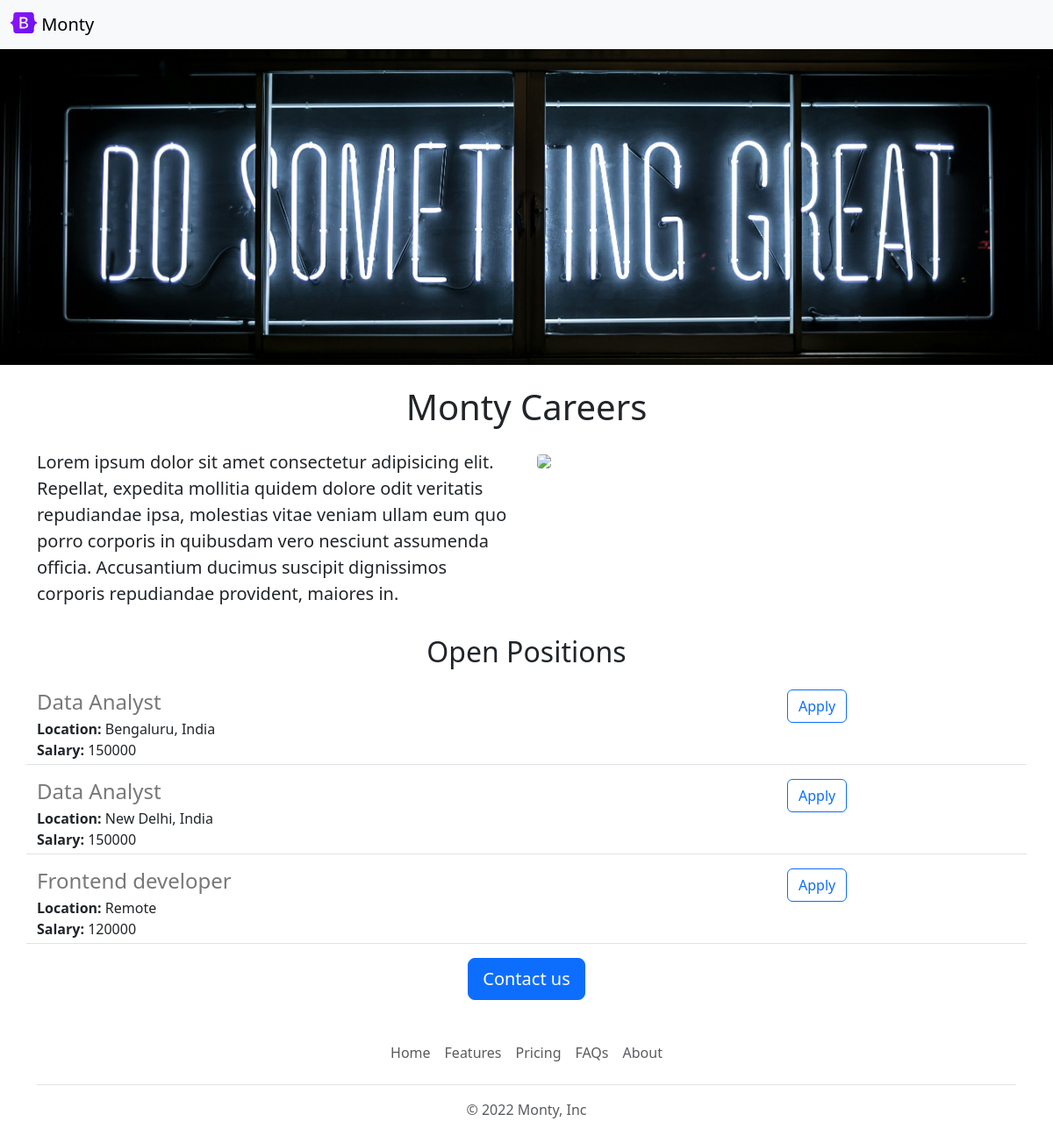
Before: / with the older database file.
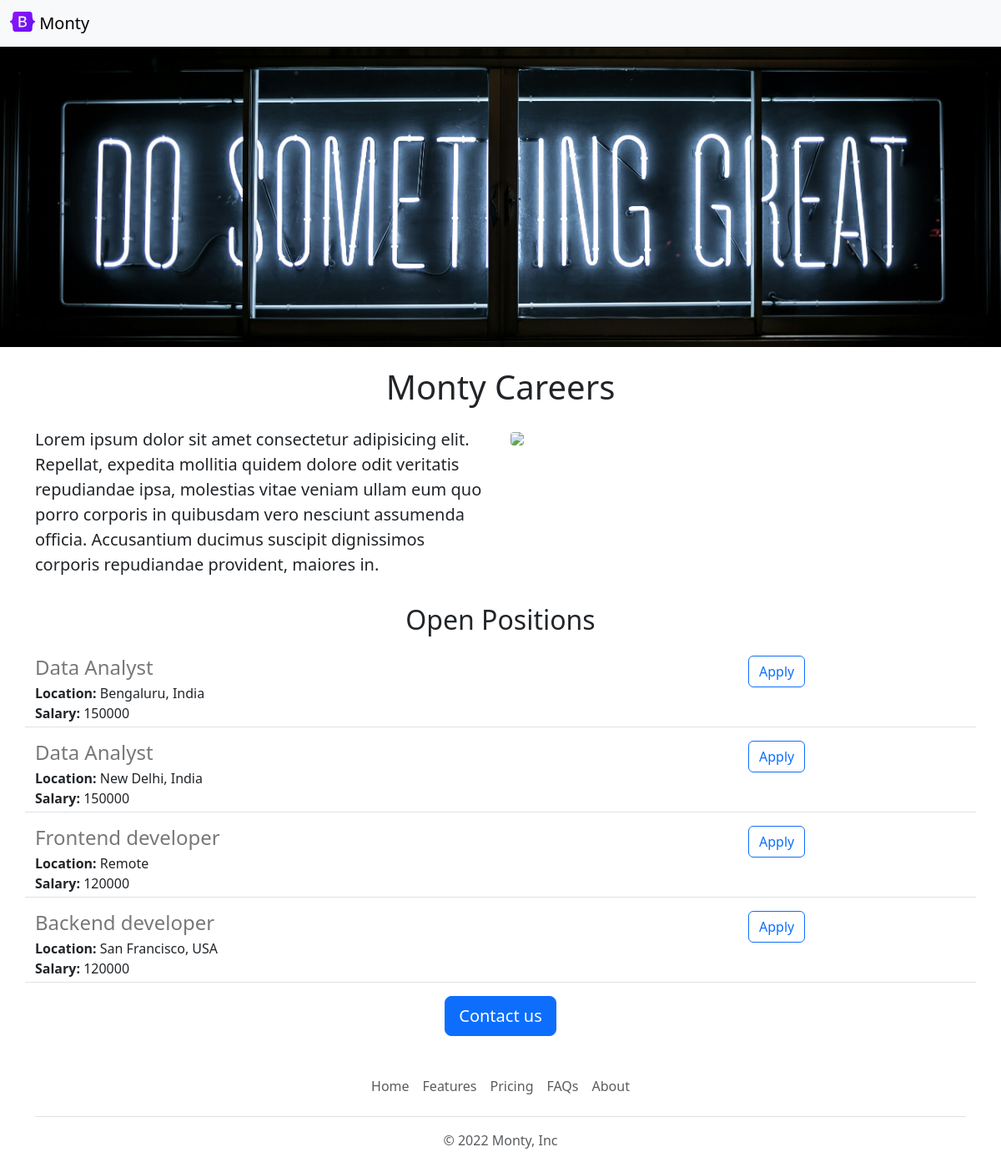
After: the same page with the newer database file.
### db.py (models this page shows)
class Job(Base):
    __tablename__ = 'jobs'
    id       = Column('id', Integer, autoincrement=True, primary_key=True)
    title    = Column("title", String(250))
    location = Column("location", String(250))
    salary   = Column("salary", Integer, autoincrement=False)
    currency = Column("currency", String(10))
    responsibilities = Column("responsibilities", String(2000))
    requirements = Column("requirements", String(2000))

### app.py (the view)
@app.route("/")
def hello_world():
	jobs = load_jobs_from_db()
	return render_template("home.html", jobs=jobs, company_name="Monty")

### db.py (called while the page is built)
def load_jobs_from_db():
	result = session.query(Job).all()
	jobs = []
	for employee in result:
		jobs.append(employee.__dict__)
	return jobs

### templates/home.html (shortened to what this page needs)
<!DOCTYPE html>
<html lang="en">
<head>
    <link href="https://cdn.jsdelivr.net/npm/bootstrap@5.3.3/dist/css/bootstrap.min.css" rel="stylesheet"
>
</head>
<body>
    {% include 'nav.html' %}
    <img class="img-fluid"id="banner" src="static/banner.jpg" height="320px">
    <div class="container">
        <h1 class="text-center mt-2 mb-4">{{company_name}} Careers</h1>
        <div class="row" style="margin-bottom: 16px;">
            <div class="col-md-6">
                <p class="lead">
                    Lorem ipsum dolor sit amet consectetur adipisicing elit. Repellat,
                    expedita mollitia quidem dolore odit veritatis repudiandae ipsa, molestias
                    vitae veniam ullam eum quo porro corporis in quibusdam vero nesciunt assumenda
                    officia. Accusantium ducimus suscipit dignissimos corporis repudiandae provident,
                    maiores in.
                </p>
            </div>
            <div class="d-none d-md-block col-md-6">
                <img src="/static/people.jpg" style="height: 260px; border-radius: 4px;">
            </div>
        </div>
        <h2 class="text-center mt-2 mb-4">Open Positions</h2>
        <div>
            {% for job in jobs%}
                {% include 'jobitems.html' %}
            {% endfor %}
        </div>
        <div class="text-center">
            <a href="mailto:hello@wule.ai?subject=Question%20about%20job%20openings&body=My%20name%3A%20%3Cyour%20name%20here%3E%0D%0A%0D%0AMy%20questions%3A%20%3Center%20question%20here%3E" class="btn btn-primary btn-lg">Contact us</a>
        </div>
    </div>
    {% include 'footer.html' %}
</body>
</html>

### templates/nav.html
<nav class="navbar bg-body-tertiary shadow-sm fixed-top">
    <div class="container-fluid">
      <a class="navbar-brand" href="#">
        <img src="/static/logo.svg" alt="Logo" width="30" height="24" class="d-inline-block align-text-top">
        Monty
      </a>
    </div>
  </nav>
<div style="height: 56px"></div>

### templates/jobitems.html
<div class="border-bottom row" style="margin-bottom: 16px;
        padding-bottom: 4px;">
    <div class="col-9">
        <h4 style="color: rgb(120, 120, 120); margin-bottom: 4px;">{{job['title']}}</h4>
        <div>
            <b>Location:</b> {{ job['location'] }}
        </div>
        {% if 'salary' in job %}
        <div>
            <b>Salary:</b> {{ job['salary'] }}
        </div>
        {% endif %}
    </div>
    <div class="col-3">
        <a href="mailto:hello@wule.ai?subject=Application%20for%20{{job['title']}}&body=My%20name%3A%20%3Cyour%20name%20here%3E%0D%0A%0D%0AMy%20resume%20link%3A%20%3Cresume%20link%3E%0D%0A%0D%0AMy%20LinkedIn%20link%3A%20%3Clinkedin%20ln%3E" type="button" class="btn btn-outline-primary" target="_blank">Apply</a>
    </div>
</div>

### templates/footer.html
<div class="container">
    <footer class="py-3 my-4">
      <ul class="nav justify-content-center border-bottom pb-3 mb-3">
        <li class="nav-item"><a href="#" class="nav-link px-2 text-body-secondary">Home</a></li>
        <li class="nav-item"><a href="#" class="nav-link px-2 text-body-secondary">Features</a></li>
        <li class="nav-item"><a href="#" class="nav-link px-2 text-body-secondary">Pricing</a></li>
        <li class="nav-item"><a href="#" class="nav-link px-2 text-body-secondary">FAQs</a></li>
        <li class="nav-item"><a href="#" class="nav-link px-2 text-body-secondary">About</a></li>
      </ul>
      <p class="text-center text-body-secondary">&copy; 2022 Monty, Inc</p>
    </footer>
  </div>

### templates/home.html (style rules this page uses)
#banner { width: 100%; max-height: 360px; object-fit: cover; margin-bottom: 16px; }

Changed rows visible on the page:
added Job: title "Backend developer", location "San Francisco, USA", salary "120000"
